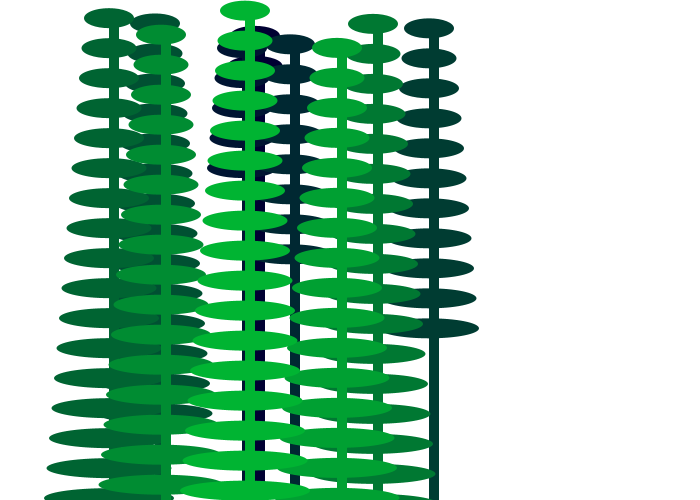
Frame 1 (no input)
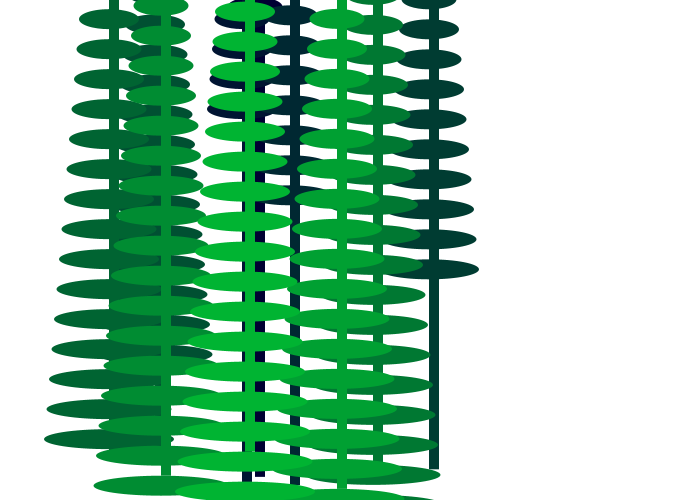
Frame 60 (the mouse pressed at the canvas centre just before this capture)
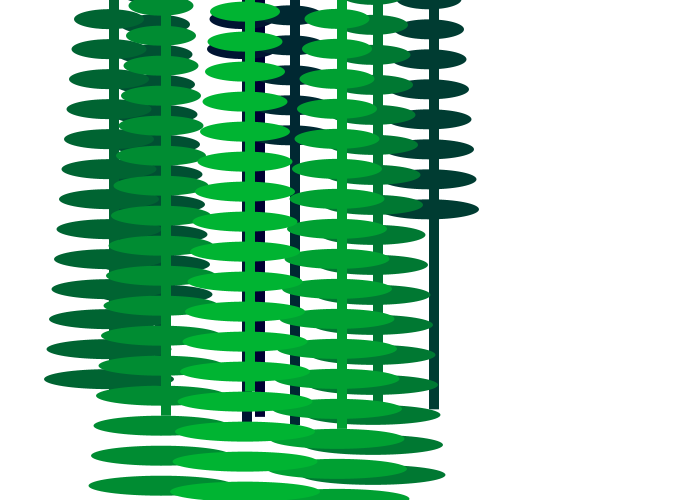
Frame 120 (the mouse held since frame 60 and released just before this capture)

The Processing sketch that drew these frames (run headless with seeded random() and noise(); from frame 60 on, the mouse is pressed at the canvas centre):

// Processing sketch: class_inClass
// ── class_inClass.pde
Plant daryl; 
Plant eugene; 

Plant garden [] = new Plant[10]; 

void setup(){
  size(700, 500); 
  
  //daryl = new Plant(int(random(100,200))); 
  //eugene = new Plant(int(random(100,200))); 
  noStroke(); 
  
  for(int i = 0; i<garden.length;i++){ 
    garden[i] = new Plant(random(10,50),int(random(100,width))); 
  }
}

void draw(){
  background(255); 
  //eugene.display(10, 4, color(0, 150, 50)); 
  //daryl.display(100, 10, color(0, 255, 100)); 
  
  for(int i = 0; i<garden.length; i++){
    garden[i].display(2+i*3, color(0, i*20, 50)); 
    garden[i].grow();  
    println(garden[0].plantHeight); 
  }
}
// ── Plant.pde
class Plant{
//data 
  float plantHeight; 
  int numLeaves; 
  color plantColor; 
  int xPos; 
  
  //constructor 
  Plant(float _plantHeight, int _xPos){
    xPos = _xPos;
    plantHeight = _plantHeight; 
  }
  
  void display(int _numLeaves, color _plantColor){
    fill(_plantColor); 
    numLeaves = _numLeaves; 
    
    for(int i = 0 ; i<_numLeaves; i++){
      ellipse(xPos, plantHeight + 30*i, 50 +i*5, 20); 
    }
    
    rect(xPos, plantHeight, 10, 500); 
  }
  
  void grow(){
    plantHeight-= 1; 
  }
}
